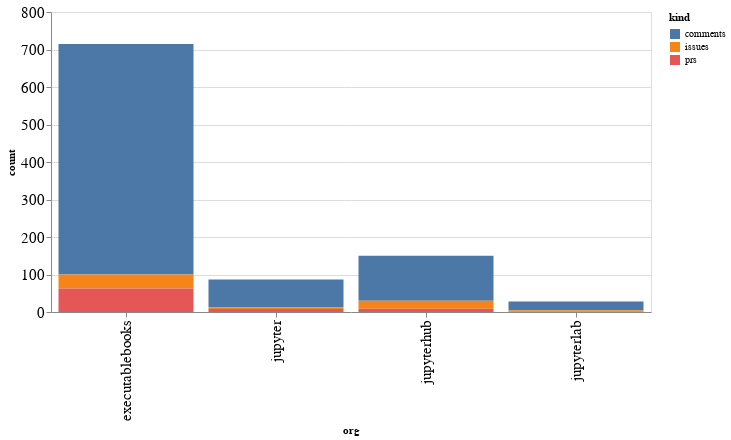

The code cell stored with this chart in its notebook:
### Code cell
alt.Chart(org_summaries, width=600).mark_bar().encode(
    x='org',
    y='count',
    color='kind',
    tooltip="org"
)

### Figure 1 — Vega-Lite specification as saved in the notebook (floating-point values rounded to 4 significant figures)
{"config": {"axisLeft": {"labelFontSize": 15}, "axisBottom": {"labelFontSize": 15}}, "data": {"name": "data-6528efcad5a79902e1693b66d60865d4"}, "mark": "bar", "encoding": {"color": {"type": "nominal", "field": "kind"}, "tooltip": {"type": "nominal", "field": "org"}, "x": {"type": "nominal", "field": "org"}, "y": {"type": "quantitative", "field": "count"}}, "width": 600, "$schema": "https://vega.github.io/schema/vega-lite/v4.8.1.json", "datasets": {"data-6528efcad5a79902e1693b66d60865d4": [{"org": "executablebooks", "kind": "comments", "count": 615}, {"org": "executablebooks", "kind": "issues", "count": 37}, {"org": "executablebooks", "kind": "prs", "count": 63}, {"org": "jupyter", "kind": "comments", "count": 74}, {"org": "jupyter", "kind": "issues", "count": 5}, {"org": "jupyter", "kind": "prs", "count": 8}, {"org": "jupyterhub", "kind": "comments", "count": 120}, {"org": "jupyterhub", "kind": "issues", "count": 21}, {"org": "jupyterhub", "kind": "prs", "count": 9}, {"org": "jupyterlab", "kind": "comments", "count": 23}, {"org": "jupyterlab", "kind": "issues", "count": 4}, {"org": "jupyterlab", "kind": "prs", "count": 1}]}}
